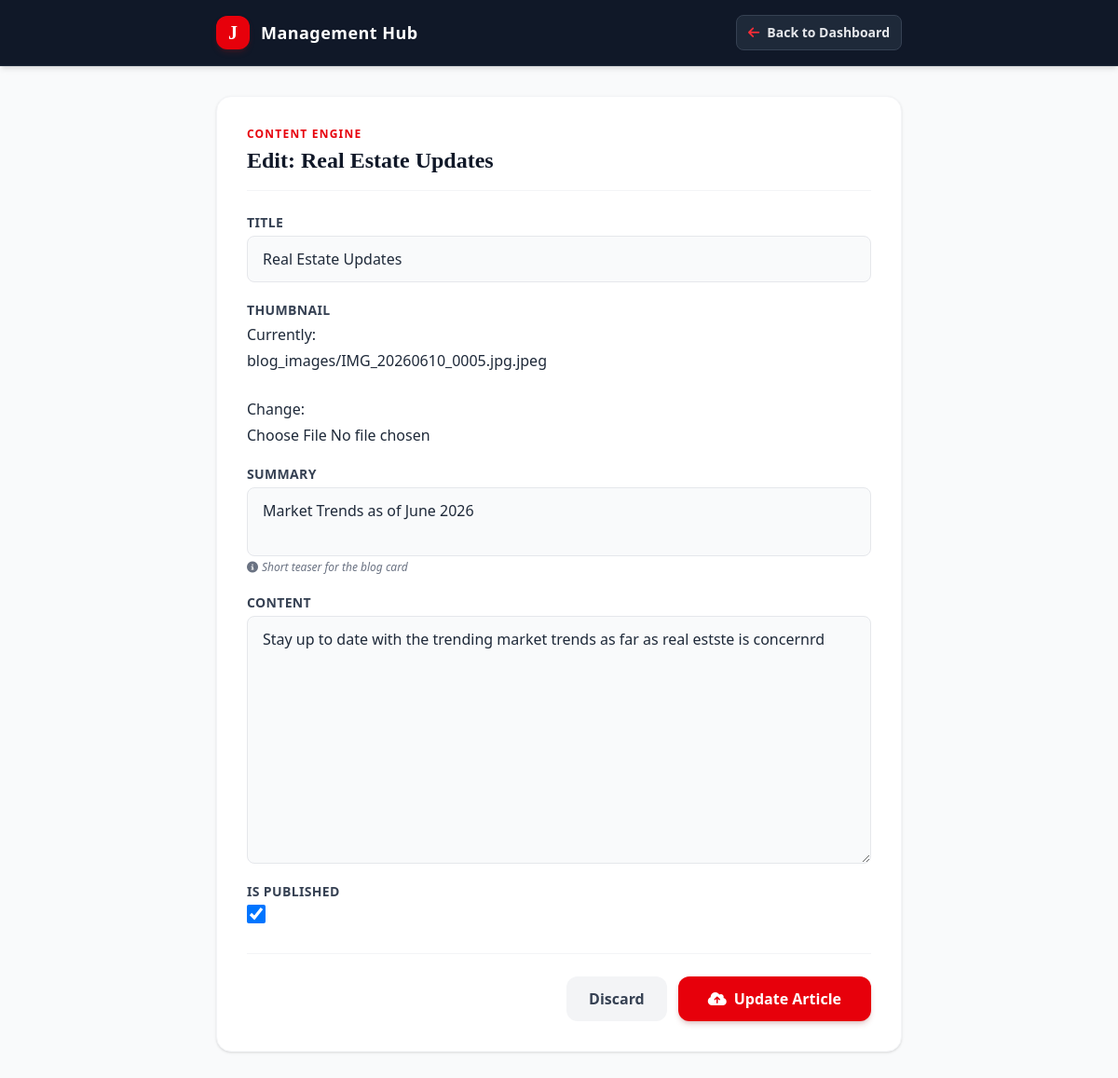
Page /management-hub/blog/edit/1/ (signed in) on the committed database.
### property/models.py (models this page shows, shortened)
class BlogPost(models.Model):
    title = models.CharField(max_length=200)
    slug = models.SlugField(unique=True, blank=True, max_length=250)
    author = models.ForeignKey(User, on_delete=models.CASCADE)
    thumbnail = models.ImageField(upload_to='blog_images/')
    summary = models.CharField(max_length=250, help_text="Short teaser for the blog card")
    content = models.TextField()
    is_published = models.BooleanField(default=False)
    created_at = models.DateTimeField(auto_now_add=True)
    updated_at = models.DateTimeField(auto_now=True)

### property/views.py (the view)
# urls.py: path('management-hub/blog/edit/<int:pk>/', views.edit_blog, name='edit_blog'),
@login_required
def edit_blog(request, pk):
    post_obj = get_object_or_404(BlogPost, pk=pk)
    if request.method == 'POST':
        form = BlogPostForm(request.POST, request.FILES, instance=post_obj)
        if form.is_valid():
            form.save()
            messages.success(request, f"Success! '{post_obj.title}' was updated.")
            return redirect('custom_dashboard')
    else:
        form = BlogPostForm(instance=post_obj)
    return render(request, 'add_blog.html', {'form': form, 'is_edit': True, 'post': post_obj})

### property/forms.py
class BlogPostForm(forms.ModelForm):
    class Meta:
        model = BlogPost
        fields = ['title', 'thumbnail', 'summary', 'content', 'is_published']
        widgets = {
            'title': forms.TextInput(attrs={
                'class': 'w-full px-4 py-3 bg-gray-50 border border-gray-200 rounded-lg focus:bg-white focus:ring-2 focus:ring-red-600 outline-none'}),
            'summary': forms.Textarea(attrs={
                'class': 'w-full px-4 py-3 bg-gray-50 border border-gray-200 rounded-lg focus:bg-white focus:ring-2 focus:ring-red-600 outline-none resize-none',
                'rows': 2}),
            'content': forms.Textarea(attrs={
                'class': 'w-full px-4 py-3 bg-gray-50 border border-gray-200 rounded-lg focus:bg-white focus:ring-2 focus:ring-red-600 outline-none',
                'rows': 10}),
            'is_published': forms.CheckboxInput(
                attrs={'class': 'w-5 h-5 text-red-600 border-gray-300 rounded focus:ring-red-600'}),
        }

### property/templates/add_blog.html (shortened to what this page needs)
<!DOCTYPE html>
<html lang="en">
<head>
    <script src="https://cdn.jsdelivr.net/npm/@tailwindcss/browser@4"></script>
    <link rel="stylesheet" href="https://cdnjs.cloudflare.com/ajax/libs/font-awesome/6.4.0/css/all.min.css">
</head>
<body class="bg-gray-50 text-gray-800 font-sans pb-24 antialiased">
    <header class="bg-gray-900 text-white sticky top-0 z-50 shadow-md border-b border-gray-800">
        <div class="max-w-3xl mx-auto px-4 py-4 flex justify-between items-center">
            <div class="flex items-center gap-3">
                <div class="w-9 h-9 bg-red-600 text-white rounded-xl flex items-center justify-center font-serif font-black text-xl shadow-md shadow-red-900/30">J</div>
                <h1 class="font-bold tracking-wide text-base md:text-lg">Management Hub</h1>
            </div>
            <a href="{% url 'custom_dashboard' %}" class="bg-gray-800 hover:bg-gray-700 text-gray-200 hover:text-white px-3 py-2 rounded-lg text-xs md:text-sm font-semibold flex items-center gap-2 border border-gray-700 transition duration-300">
                <i class="fa-solid fa-arrow-left text-red-500"></i> <span>Back to Dashboard</span>
            </a>
        </div>
    </header>
    <div class="max-w-3xl mx-auto px-4 mt-8">
        <div class="bg-white p-6 md:p-8 rounded-2xl shadow-sm border border-gray-100">
            <div class="mb-6 border-b border-gray-100 pb-4">
                <span class="text-red-600 font-bold text-xs uppercase tracking-widest block mb-1">Content Engine</span>
                <h2 class="text-2xl font-serif font-bold text-gray-900">
                    {% if is_edit %}Edit: {{ post.title }}{% else %}Write New Market Insight{% endif %}
                </h2>
            </div>
            <form method="POST" enctype="multipart/form-data" class="space-y-5">
                {% for field in form %}
                    <div class="flex flex-col gap-1">
                        <label class="font-bold text-sm text-gray-700 uppercase tracking-wide">{{ field.label }}</label>
                        {{ field }}
                        {% if field.help_text %}
                            <span class="text-xs text-gray-500 italic"><i class="fa-solid fa-circle-info mr-1"></i>{{ field.help_text }}</span>
                        {% endif %}
                    </div>
                {% endfor %}
                <div class="pt-6 border-t border-gray-100 flex flex-col sm:flex-row justify-end gap-3 mt-8">
                    <a href="{% url 'custom_dashboard' %}" class="text-center px-6 py-3 bg-gray-100 text-gray-700 font-bold rounded-xl hover:bg-gray-200 transition">
                        Discard
                    </a>
                    <button type="submit" class="px-8 py-3 bg-red-600 text-white font-bold rounded-xl hover:bg-green-600 shadow-md shadow-red-900/20 transition duration-300 flex justify-center items-center gap-2">
                        <i class="fa-solid fa-cloud-arrow-up"></i>
                        {% if is_edit %}Update Article{% else %}Publish Article{% endif %}
                    </button>
                </div>
            </form>
        </div>
    </div>
</body>
</html>

### rows in the picture
BlogPost: title "Real Estate Updates", form "Real Estate Updates" "Market Trends as of June 2026" "Stay up to date with the trending market trends as far as real estste is concernrd" "☑"

### other values in the picture
{{ field.label }} "TITLE" "THUMBNAIL" "SUMMARY" "CONTENT" "IS PUBLISHED"
{{ field.help_text }} "Short teaser for the blog card"
